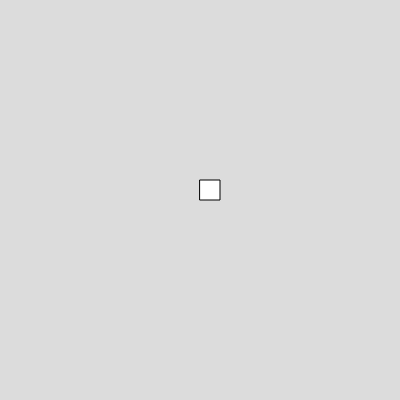
Frame 1 (no input)
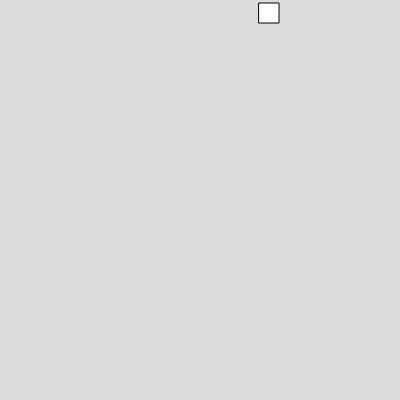
Frame 60 (no input)
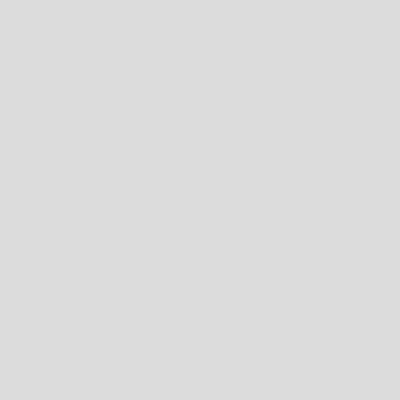
Frame 120 (the mouse pressed at the canvas centre since frame 60)

The p5.js sketch that drew these frames (run headless with seeded random() and noise() and a simulated clock; from frame 60 on, the mouse is pressed at the canvas centre):

// p5.js sketch
// ── sketch.js
var box;

function setup() 
{
  createCanvas(400, 400);
  box=new Box(200,180,20,20,1,3);
}

function draw() 
{
  background(220);
  box.show()
  box.move()
  box.moveUp()
}


// ── box.js
class Box
  {
    constructor(x,y,w,h,vx,vy)
    {
      this.x =x;
      this.y =y;
      this.w =w;
      this.h = h;
      this.vx = vx;
      this.vy = vy;
    }
    
    show()
    {
      rect(this.x,this.y,this.w,this.h)
    }
    
    move()
    {
      this.x = this.x+this.vx;
    }

    moveUp()
    {
      this.y = this.y-this.vy;
    }
  }

  
